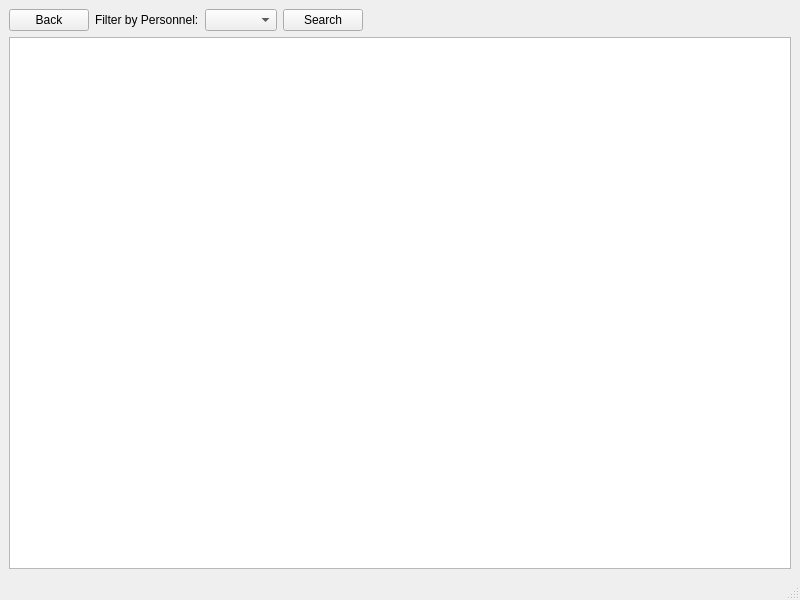
<?xml version="1.0" encoding="UTF-8"?>
<ui version="4.0">
 <class>EducationReportWindow</class>
 <widget class="QMainWindow" name="EducationReportWindow">
  <property name="geometry">
   <rect>
    <x>0</x>
    <y>0</y>
    <width>800</width>
    <height>600</height>
   </rect>
  </property>
  <property name="windowTitle">
   <string>Отчет по образованию</string>
  </property>
  <widget class="QWidget" name="centralwidget">
   <layout class="QVBoxLayout" name="verticalLayout">
    <item>
     <layout class="QHBoxLayout" name="horizontalLayout">
      <item>
       <widget class="QPushButton" name="btnBack">
        <property name="maximumSize">
         <size>
          <width>100</width>
          <height>16777215</height>
         </size>
        </property>
        <property name="text">
         <string>Back</string>
        </property>
       </widget>
      </item>
      <item>
       <widget class="QLabel" name="label">
        <property name="text">
         <string>Filter by Personnel:</string>
        </property>
       </widget>
      </item>
      <item>
       <widget class="QComboBox" name="cbPersonnel"/>
      </item>
      <item>
       <widget class="QPushButton" name="btnSearch">
        <property name="text">
         <string>Search</string>
        </property>
       </widget>
      </item>
      <item>
       <spacer name="horizontalSpacer">
        <property name="orientation">
         <enum>Qt::Horizontal</enum>
        </property>
        <property name="sizeHint" stdset="0">
         <size>
          <width>40</width>
          <height>20</height>
         </size>
        </property>
       </spacer>
      </item>
     </layout>
    </item>
    <item>
     <widget class="QTableWidget" name="tableWidget"/>
    </item>
   </layout>
  </widget>
  <widget class="QMenuBar" name="menubar"/>
  <widget class="QStatusBar" name="statusbar"/>
 </widget>
 <resources/>
 <connections/>
</ui>
